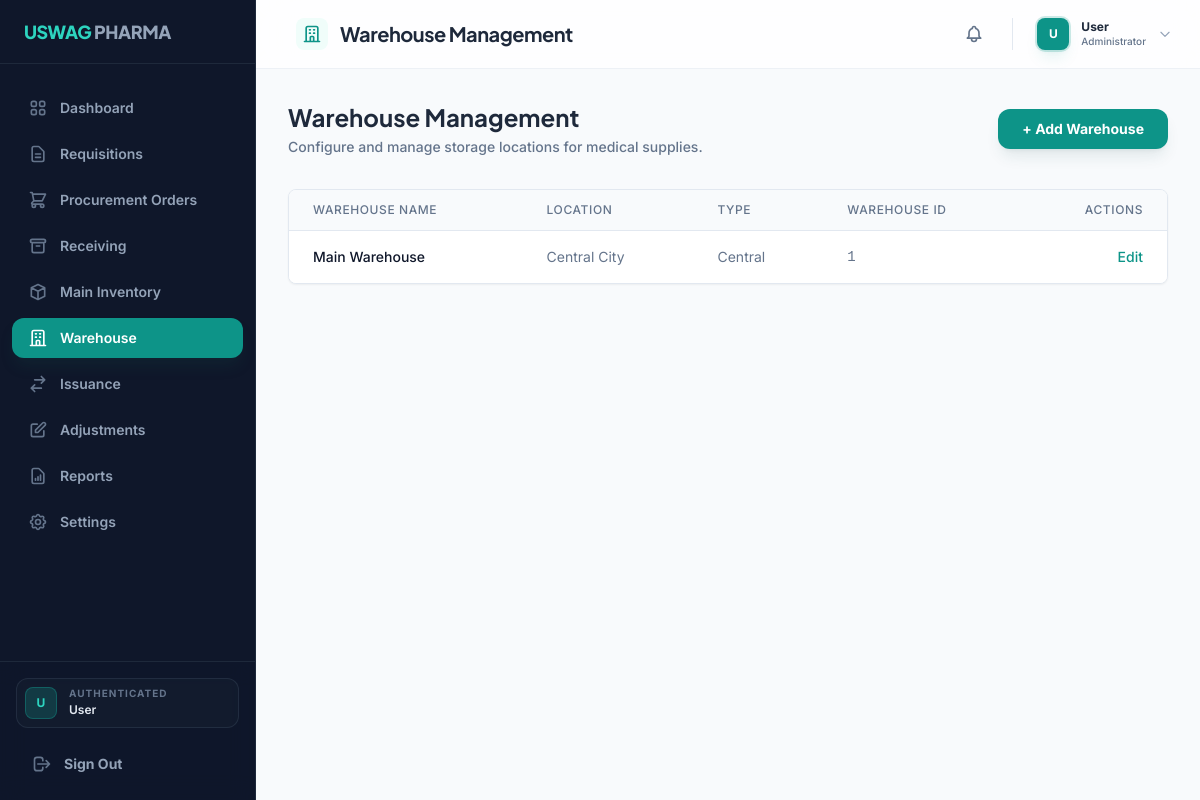
The app's page /index.php?page=warehouse (signed in) with its own data.
### tables this page shows
CREATE TABLE Warehouse (
    WarehouseID INT AUTO_INCREMENT PRIMARY KEY,
    WarehouseName VARCHAR(200) NOT NULL,
    Location TEXT,
    WarehouseType VARCHAR(100),
    CreatedAt TIMESTAMP DEFAULT CURRENT_TIMESTAMP
);

### includes/db.php (called while the page is built, shortened)
<?php
class Database {
    private static $instance = null;
    private $conn;
    private function __construct() {
        try {
            $dsn = "mysql:host=" . DB_HOST . ";dbname=" . DB_NAME . ";charset=" . DB_CHARSET;
            $options = [
                PDO::ATTR_ERRMODE            => PDO::ERRMODE_EXCEPTION,
                PDO::ATTR_DEFAULT_FETCH_MODE => PDO::FETCH_ASSOC,
                PDO::ATTR_EMULATE_PREPARES   => false,
            ];
            $this->conn = new PDO($dsn, DB_USER, DB_PASS, $options);
        } catch (PDOException $e) {
            error_log("Database Connection Error: " . $e->getMessage());
            throw new Exception("Database connection failed. Please check your configuration.");
        }
    }
    public static function getInstance() {
        if (self::$instance === null) {
            self::$instance = new Database();
        }
        return self::$instance;
    }
    public function fetchAll($sql, $params = []) {
        try {
            $stmt = $this->conn->prepare($sql);
            $stmt->execute($params);
            return $stmt->fetchAll();
        } catch (PDOException $e) {
            error_log("Fetch All Error: " . $e->getMessage());
            return [];
        }
    }
}
$db = Database::getInstance();
function get_data($file) {
    global $db;
    switch($file) {
        case 'warehouses':
            return $db->fetchAll("SELECT * FROM Warehouse");
    }
}

### pages/warehouse.php (the view, shortened to what this page needs)
<?php
$warehouses = get_data('warehouses');
?>
<div class="space-y-6">
    <div class="flex flex-col md:flex-row md:items-center justify-between gap-6 mb-8">
        <div class="space-y-1">
            <h2 class="text-2xl font-bold text-slate-800 dark:text-white">Warehouse Management</h2>
            <p class="text-slate-500 font-medium text-sm">Configure and manage storage locations for medical supplies.</p>
        </div>
        <button onclick="document.getElementById('addWarehouseModal').classList.remove('hidden')" class="bg-primary hover:bg-opacity-90 text-white px-6 py-2.5 rounded-xl shadow-lg shadow-teal-900/10 text-sm font-bold transition-all active:scale-95">
            + Add Warehouse
        </button>
    </div>
    <div class="bg-white dark:bg-slate-800 rounded-lg shadow-sm border border-slate-200 dark:border-slate-700 overflow-hidden">
         <div class="overflow-x-auto">
            <table class="min-w-full divide-y divide-slate-200 dark:divide-slate-700">
                <thead class="bg-slate-50 dark:bg-slate-700">
                    <tr>
                        <th class="px-6 py-3 text-left text-xs font-medium text-slate-500 dark:text-slate-300 uppercase tracking-wider">Warehouse Name</th>
                        <th class="px-6 py-3 text-left text-xs font-medium text-slate-500 dark:text-slate-300 uppercase tracking-wider">Location</th>
                        <th class="px-6 py-3 text-left text-xs font-medium text-slate-500 dark:text-slate-300 uppercase tracking-wider">Type</th>
                        <th class="px-6 py-3 text-left text-xs font-medium text-slate-500 dark:text-slate-300 uppercase tracking-wider">Warehouse ID</th>
                        <th class="px-6 py-3 text-right text-xs font-medium text-slate-500 dark:text-slate-300 uppercase tracking-wider">Actions</th>
                    </tr>
                </thead>
                <tbody class="bg-white dark:bg-slate-800 divide-y divide-slate-200 dark:divide-slate-700">
                    <?php if (empty($warehouses)): ?>
                        <tr><td colspan="5" class="px-6 py-4 text-center text-slate-500">No warehouses found.</td></tr>
                    <?php else: ?>
                        <?php foreach ($warehouses as $warehouse): ?>
                        <tr>
                            <td class="px-6 py-4 whitespace-nowrap text-sm font-medium text-slate-900 dark:text-white"><?php echo $warehouse['WarehouseName']; ?></td>
                            <td class="px-6 py-4 whitespace-nowrap text-sm text-slate-500 dark:text-slate-400"><?php echo $warehouse['Location']; ?></td>
                            <td class="px-6 py-4 whitespace-nowrap text-sm text-slate-500 dark:text-slate-400"><?php echo $warehouse['WarehouseType']; ?></td>
                            <td class="px-6 py-4 whitespace-nowrap text-sm text-slate-500 dark:text-slate-400 font-mono"><?php echo $warehouse['WarehouseID']; ?></td>
                            <td class="px-6 py-4 whitespace-nowrap text-right text-sm font-medium">
                                <a href="#" class="text-primary hover:text-cyan-900 dark:hover:text-cyan-400">Edit</a>
                            </td>
                        </tr>
                        <?php endforeach; ?>
                    <?php endif; ?>
                </tbody>
            </table>
        </div>
    </div>
</div>

### css/style.css (style rules this page uses)
:root { --color-primary: #0d9488; --color-primary-hover: #0f766e; --color-bg-surface: #ffffff; --color-bg-muted: #f8fafc; --color-text-base: #0f172a; --color-text-muted: #475569; --color-text-subtle: #94a3b8; --color-border: #e2e8f0; --font-heading: 'Plus Jakarta Sans', 'Inter', sans-serif; --font-body: 'Inter', sans-serif; }
body { font-family: var(--font-body); color: var(--color-text-base); background-color: var(--color-bg-muted); -webkit-font-smoothing: antialiased; -moz-osx-font-smoothing: grayscale; }
h1, h2, h3, h4, h5, h6, .font-display { font-family: var(--font-heading); }

### records on screen
warehouse: WarehouseName "Main Warehouse", Location "Central City", WarehouseType "Central", WarehouseID "1"

### other values on screen
$item['label'] "Dashboard"
$item['label'] "Requisitions"
$item['label'] "Procurement Orders"
$item['label'] "Receiving"
$item['label'] "Main Inventory"
$item['label'] "Warehouse"
$item['label'] "Issuance"
$item['label'] "Adjustments"
$item['label'] "Reports"
$item['label'] "Settings"
substr($_SESSION['user']['FirstName'] ?? 'U', 0, 1) "U"
$_SESSION['user']['FirstName'] "User"
$pageTitle "Warehouse Management"
substr($user['FirstName'] ?? 'U', 0, 1) "U"
$user['FirstName'] "User"
